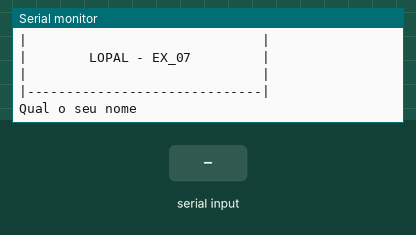
This sketch was run on a simulated Arduino Uno, built with avr-gcc and run on an emulated ATmega328P. On the bench: the last lines printed to the serial monitor. The test bench sets the inputs (shaded band).

Above: at 1.2 s.
1.3 s: "90,45\n" received over Serial
At 3.5 s:
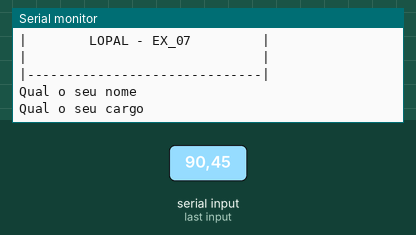
3.8 s: "30,150\n" received over Serial
At 5.5 s:
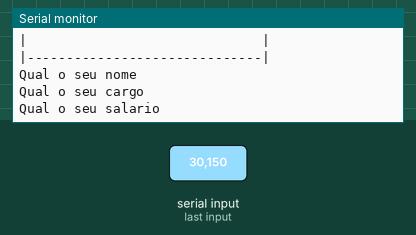
6.3 s: "5\n" received over Serial
At 9.0 s:
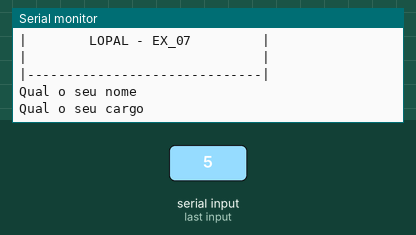

The sketch:

lopal_ex071.ino
```cpp
//Faça um programa que receba o nome, cargo e salário de um funcionário. Calcule o
//salário acrescido de 10%. Ao final exiba o nome, o cargo e o novo salário desse
//funcionário.

String nome = "Cleber";
String cargo = "Secretário";
float S = 0;
float S10 = 0;

void setup()
{
  Serial.begin(9600);
}

void loop()
{
  Serial.println("|------------------------------|");
  Serial.println("|                              |");
  Serial.println("|        LOPAL - EX_07         |");//Pular linha
  Serial.println("|                              |");
  Serial.println("|------------------------------|");

  Serial.println();

  Serial.println("Qual o seu nome");
  while(! Serial.available());
  nome = Serial.readString();
  Serial.println("Qual o seu cargo");
  while(! Serial.available());
  cargo = Serial.readString();
  Serial.println("Qual o seu salario");
  while(! Serial.available());
  S = Serial.parseFloat();

  S10 = S * 1.10;

  Serial.println("Seu nome eh: " + String(nome));
  Serial.println("Seu cargo eh: " + String(cargo));
  Serial.println("Seu salario com 10% a mais eh: " + String(S10));
}
```

Measured:
- after the input at 1.3 s, the serial monitor: prints a new line after 1.0 s (image 1)
- after the input at 3.8 s, the serial monitor: prints a new line after 1.0 s (image 2)
- after the input at 6.3 s, the serial monitor: prints a new line at once (image 3)
